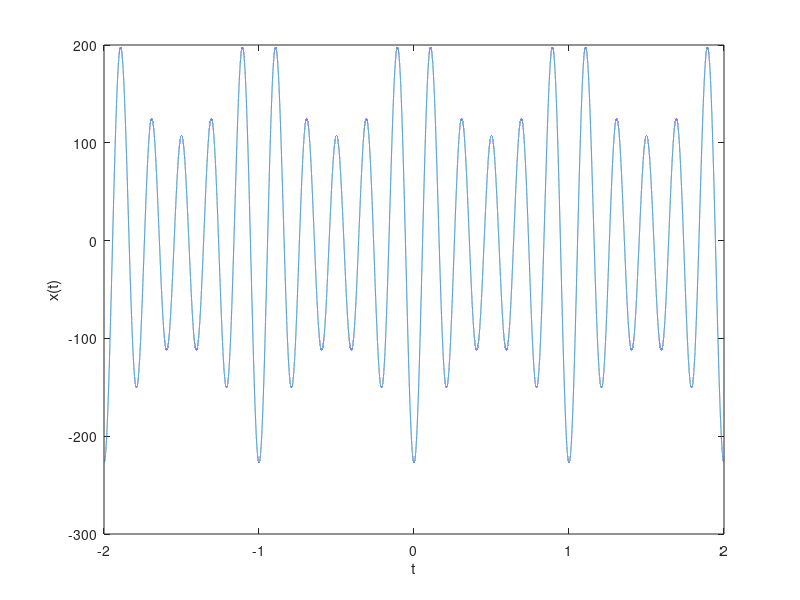

Reproduce this figure in MATLAB. (Note: this script raises an error after producing the figure.)
t = -2:0.00001:2;
x = zeros(1, length(t));
K = input("Enter value of K: ");
for k = -1:K
    x = x + (1 - exp(k)) * cos(2*pi*k*t);
end
plot(t, x);
xlabel("t");
ylabel("x(t)");
%sub_title = ;
title("x(t) = sum(1-e^k)cos(2*pi*k*t)", sprintf("k = -1 to %d", K));
axis([-5 5 -10 10]);
grid on;
